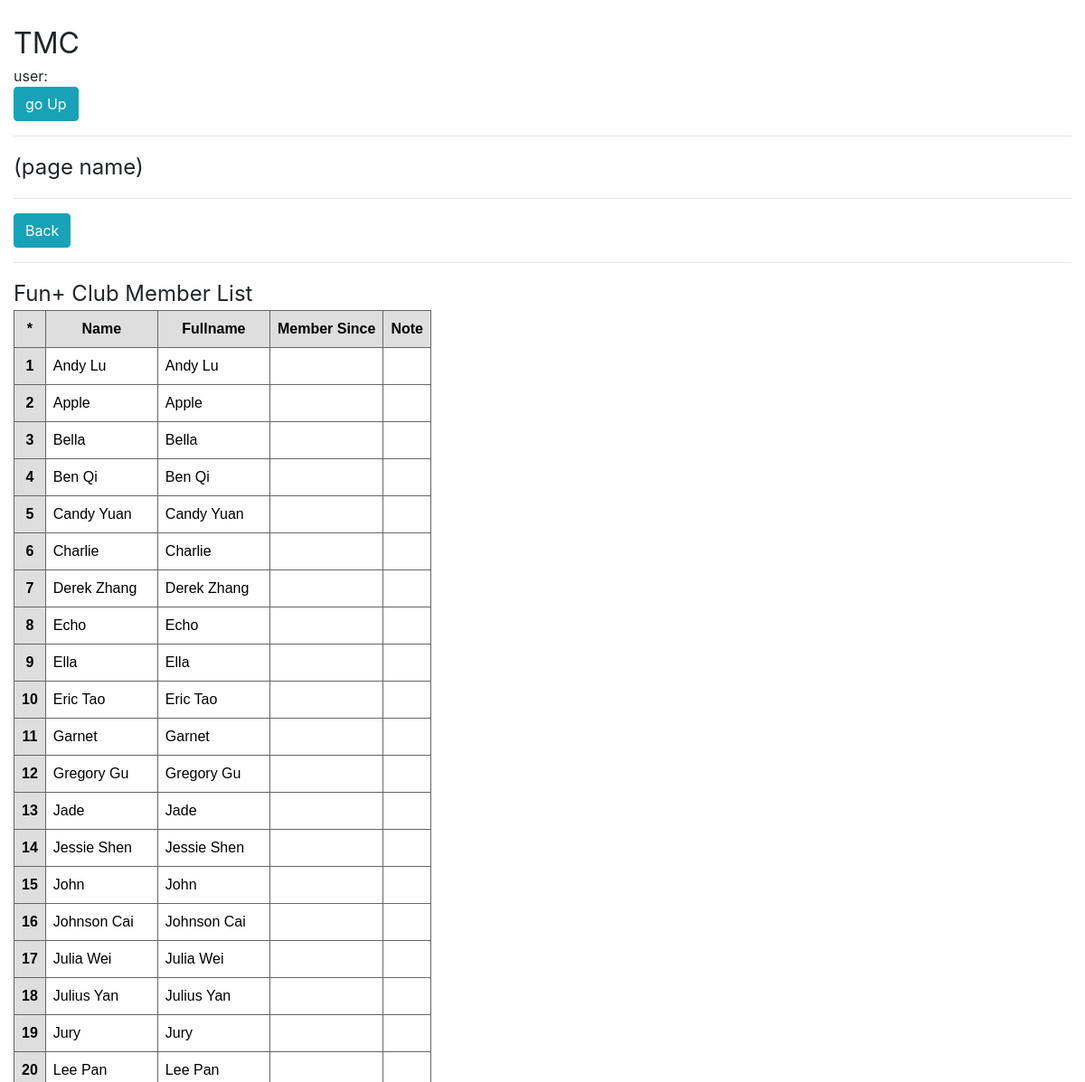
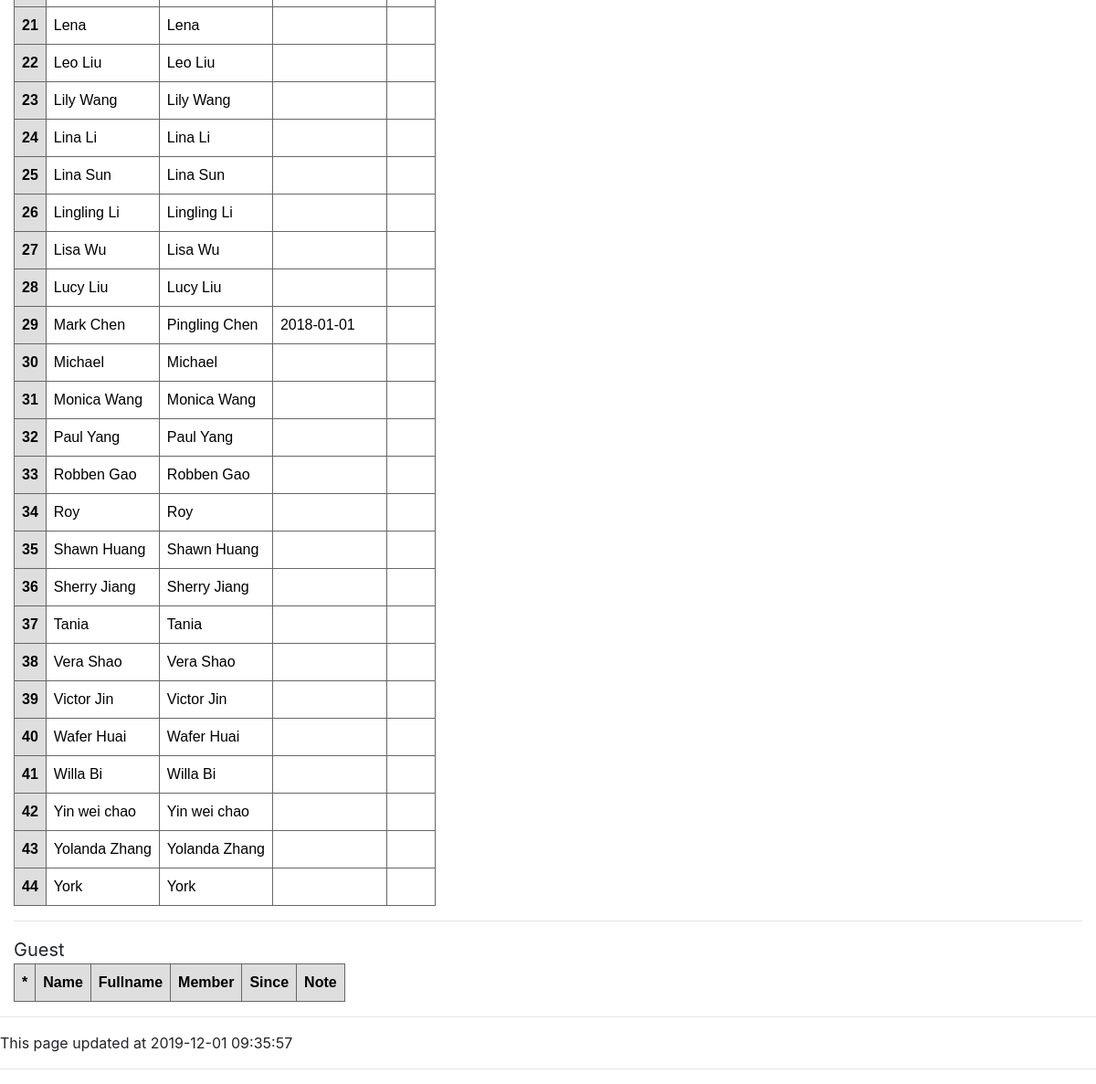
/person_list/2/, run on the app's committed database (2 pictures, top to bottom).
### clubs/models.py (models this page shows, shortened)
class Club(models.Model):
    name = models.CharField(max_length=32,unique=True)
    fullname = models.CharField(max_length=100,unique=True)

class Person(models.Model):
    club = models.ForeignKey(Club, on_delete=models.CASCADE,default=1)
    name = models.CharField(max_length=32) # allow same shortname
    fullname = models.CharField(max_length=100) # but not fullname
    is_member = models.BooleanField('Is Member ', default=False)
    member_since = models.DateField('Member Since', null=True, blank=True)
    note = models.CharField(max_length=100, null=True, blank=True) # but not fullname
    class Meta:
        ordering=['club','name']
        unique_together = ( 'club','name')

### clubs/views.py (the view)
# urls.py: path('person_list/<int:club>/', views.person_list_club, name='person_list_club'),
def person_list_club(request,club):
    club = Club.objects.get(id=club)
    key={'club':club}
    list1 = Person.objects.filter(club=club,is_member=True)
    list2 = Person.objects.filter(club=club,is_member=False)
    context = {'key': key,'list1': list1,'list2': list2}
    return render(request, getHtml('person_list_club'), context)

### clubs/views.py (called while the page is built)
def getHtml(html):
    return app+'/'+html+'.html'

### clubs/templates/clubs/person_list_club.html (shortened to what this page needs)
{% extends 'clubs/base.html' %}
{% block content %}
<a href='../../' class='btn btn-info'>Back</a>
<hr>
<div class='as-h2'>{{key.club.name}} Club Member List</div>
<table class='gridtable'>
    <tr>
        <th>*</th>
        <th>Name</th>
        <th>Fullname</th>
        <th>Member Since</th>
        <th>Note</th>
    </tr>
    {% for x in list1 %}
    <tr>
        <th>{{forloop.counter}}</th>
        <td>{{x.name}}</td>
        <td>{{x.fullname}}</td>
        <td>{{x.member_since|date:'Y-m-d'}}</td>
        <td>{{x.note|default_if_none:''}}</td>
    </tr>
    {% endfor %}
</table>
<hr>
<div class='as-h3'>Guest</div>
<table class='gridtable'>
    <tr>
        <th>*</th>
        <th>Name</th>
        <th>Fullname</th>
        <th>Member</th>
        <th>Since</th>
        <th>Note</th>
    </tr>
</table>
</div>
{% endblock %}

### portal/static/portal/style013.css (style rules this page uses)
.as-h2 { font-size: 150%; }
.as-h3 { font-size: 125%; }
table.gridtable { font-family: verdana,arial,sans-serif; font-size:16px; color:black; border-width: 1px; border-color: #666666; border-collapse: collapse; }
table.gridtable th { text-align: center; align-content: center; align-items: center; border-width: 1px; padding: 8px; border-style: solid; border-color: #666666; background-color: #dedede; }
table.gridtable td { border-width: 1px; padding: 8px; border-style: solid; border-color: #666666; background-color: #ffffff; }

### data on the page
Club: club.name "Fun+"
Person: name "Andy Lu", fullname "Andy Lu"
Person: name "Apple", fullname "Apple"
Person: name "Bella", fullname "Bella"
Person: name "Ben Qi", fullname "Ben Qi"
Person: name "Candy Yuan", fullname "Candy Yuan"
Person: name "Charlie", fullname "Charlie"
Person: name "Derek Zhang", fullname "Derek Zhang"
Person: name "Echo", fullname "Echo"
Person: name "Ella", fullname "Ella"
Person: name "Eric Tao", fullname "Eric Tao"
Person: name "Garnet", fullname "Garnet"
Person: name "Gregory Gu", fullname "Gregory Gu"
Person: name "Jade", fullname "Jade"
Person: name "Jessie Shen", fullname "Jessie Shen"
Person: name "John", fullname "John"
Person: name "Johnson Cai", fullname "Johnson Cai"
Person: name "Julia Wei", fullname "Julia Wei"
Person: name "Julius Yan", fullname "Julius Yan"
Person: name "Jury", fullname "Jury"
Person: name "Lee Pan", fullname "Lee Pan"
Person: name "Lena", fullname "Lena"
Person: name "Leo Liu", fullname "Leo Liu"
Person: name "Lily Wang", fullname "Lily Wang"
Person: name "Lina Li", fullname "Lina Li"
Person: name "Lina Sun", fullname "Lina Sun"
Person: name "Lingling Li", fullname "Lingling Li"
Person: name "Lisa Wu", fullname "Lisa Wu"
Person: name "Lucy Liu", fullname "Lucy Liu"
Person: name "Mark Chen", fullname "Pingling Chen", member_since "2018-01-01"
Person: name "Michael", fullname "Michael"
Person: name "Monica Wang", fullname "Monica Wang"
Person: name "Paul Yang", fullname "Paul Yang"
Person: name "Robben Gao", fullname "Robben Gao"
Person: name "Roy", fullname "Roy"
Person: name "Shawn Huang", fullname "Shawn Huang"
Person: name "Sherry Jiang", fullname "Sherry Jiang"
Person: name "Tania", fullname "Tania"
Person: name "Vera Shao", fullname "Vera Shao"
Person: name "Victor Jin", fullname "Victor Jin"
Person: name "Wafer Huai", fullname "Wafer Huai"
Person: name "Willa Bi", fullname "Willa Bi"
Person: name "Yin wei chao", fullname "Yin wei chao"
Person: name "Yolanda Zhang", fullname "Yolanda Zhang"
Person: name "York", fullname "York"
